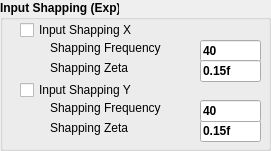
    <widget class="QGroupBox" name="groupBox_15">
     <property name="geometry">
      <rect>
       <x>290</x>
       <y>170</y>
       <width>271</width>
       <height>151</height>
      </rect>
     </property>
     <property name="font">
      <font>
       <pointsize>9</pointsize>
       <weight>75</weight>
       <bold>true</bold>
      </font>
     </property>
     <property name="title">
      <string>Input Shapping (Exp)</string>
     </property>
     <widget class="QCheckBox" name="InputShappingX">
      <property name="geometry">
       <rect>
        <x>20</x>
        <y>20</y>
        <width>191</width>
        <height>20</height>
       </rect>
      </property>
      <property name="font">
       <font>
        <pointsize>9</pointsize>
        <weight>50</weight>
        <bold>false</bold>
       </font>
      </property>
      <property name="text">
       <string>Input Shapping X</string>
      </property>
     </widget>
     <widget class="QLineEdit" name="XInShapeFreq">
      <property name="geometry">
       <rect>
        <x>200</x>
        <y>40</y>
        <width>61</width>
        <height>22</height>
       </rect>
      </property>
      <property name="inputMethodHints">
       <set>Qt::ImhDigitsOnly</set>
      </property>
      <property name="text">
       <string>40</string>
      </property>
     </widget>
     <widget class="QLabel" name="label_65">
      <property name="geometry">
       <rect>
        <x>50</x>
        <y>40</y>
        <width>141</width>
        <height>16</height>
       </rect>
      </property>
      <property name="font">
       <font>
        <pointsize>9</pointsize>
        <weight>50</weight>
        <bold>false</bold>
       </font>
      </property>
      <property name="text">
       <string>Shapping Frequency </string>
      </property>
     </widget>
     <widget class="QLineEdit" name="XInShapeZeta">
      <property name="geometry">
       <rect>
        <x>200</x>
        <y>60</y>
        <width>61</width>
        <height>22</height>
       </rect>
      </property>
      <property name="text">
       <string>0.15f</string>
      </property>
     </widget>
     <widget class="QLabel" name="label_66">
      <property name="geometry">
       <rect>
        <x>50</x>
        <y>60</y>
        <width>161</width>
        <height>16</height>
       </rect>
      </property>
      <property name="font">
       <font>
        <pointsize>9</pointsize>
        <weight>50</weight>
        <bold>false</bold>
       </font>
      </property>
      <property name="text">
       <string>Shapping Zeta</string>
      </property>
     </widget>
     <widget class="QCheckBox" name="InputShappingY">
      <property name="geometry">
       <rect>
        <x>20</x>
        <y>80</y>
        <width>191</width>
        <height>20</height>
       </rect>
      </property>
      <property name="font">
       <font>
        <pointsize>9</pointsize>
        <weight>50</weight>
        <bold>false</bold>
       </font>
      </property>
      <property name="text">
       <string>Input Shapping Y</string>
      </property>
     </widget>
     <widget class="QLineEdit" name="YInShapeZeta">
      <property name="geometry">
       <rect>
        <x>200</x>
        <y>120</y>
        <width>61</width>
        <height>22</height>
       </rect>
      </property>
      <property name="text">
       <string>0.15f</string>
      </property>
     </widget>
     <widget class="QLabel" name="label_67">
      <property name="geometry">
       <rect>
        <x>50</x>
        <y>100</y>
        <width>141</width>
        <height>16</height>
       </rect>
      </property>
      <property name="font">
       <font>
        <pointsize>9</pointsize>
        <weight>50</weight>
        <bold>false</bold>
       </font>
      </property>
      <property name="text">
       <string>Shapping Frequency </string>
      </property>
     </widget>
     <widget class="QLineEdit" name="YInShapeFreq">
      <property name="geometry">
       <rect>
        <x>200</x>
        <y>100</y>
        <width>61</width>
        <height>22</height>
       </rect>
      </property>
      <property name="inputMethodHints">
       <set>Qt::ImhDigitsOnly</set>
      </property>
      <property name="text">
       <string>40</string>
      </property>
     </widget>
     <widget class="QLabel" name="label_68">
      <property name="geometry">
       <rect>
        <x>50</x>
        <y>120</y>
        <width>161</width>
        <height>16</height>
       </rect>
      </property>
      <property name="font">
       <font>
        <pointsize>9</pointsize>
        <weight>50</weight>
        <bold>false</bold>
       </font>
      </property>
      <property name="text">
       <string>Shapping Zeta</string>
      </property>
     </widget>
    </widget>
